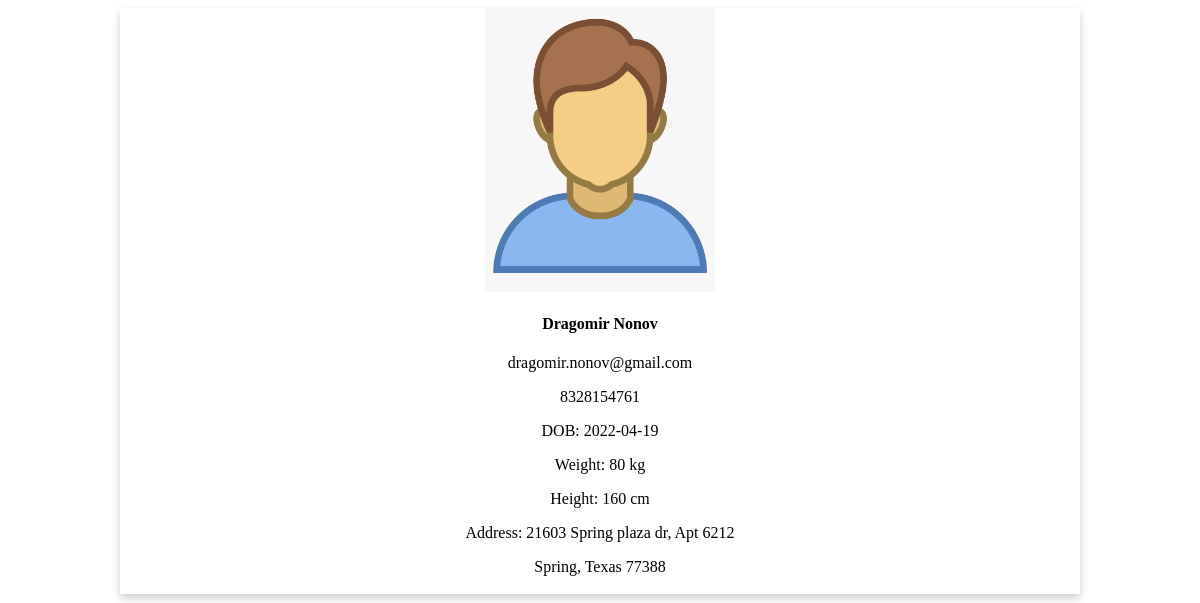
The page /index/pat_card.php (signed in) on the database its author committed.
### tables this page shows
CREATE TABLE `patient` (
  `Pat_ID` int NOT NULL AUTO_INCREMENT,
  `Pat_First` varchar(45) NOT NULL,
  `Pat_M_init` varchar(45) DEFAULT NULL,
  `Pat_Last` varchar(45) NOT NULL,
  `Pat_Email` varchar(45) NOT NULL,
  `Pat_Phone` varchar(45) DEFAULT NULL,
  `Pat_Gender` varchar(45) NOT NULL,
  `Pat_Race` int NOT NULL,
  `Pat_DOB` date NOT NULL,
  `Pat_Height` float NOT NULL COMMENT 'In Inches',
  `Pat_Weight` float NOT NULL COMMENT 'In Pounds',
  `Pat_Street_Addr` varchar(45) NOT NULL,
  `Pat_City_Addr` varchar(45) NOT NULL,
  `Pat_State_Addr` varchar(45) NOT NULL,
  `Pat_Zip_Addr` int NOT NULL,
  `Pat_Allergy` int NOT NULL,
  `Pat_Password` varchar(45) DEFAULT NULL,
  PRIMARY KEY (`Pat_ID`),
  UNIQUE KEY `Pat_ID_UNIQUE` (`Pat_ID`)
);

### index/pat_card.php (the view, shortened to what this page needs)
<?php
    $dbhost = getenv("DBHOST");
    $dbuser = getenv("DBUSER");
    $dbpass = getenv("DBPASS");
    $dbname = getenv("DBNAME");
    $link = mysqli_connect($dbhost, $dbuser, $dbpass) or die("Unable to Connect to '$dbhost'");
    mysqli_select_db($link, $dbname) or die("Could not open the db '$dbname'");
    $sql = "SELECT * FROM patient WHERE Pat_ID = '".$_SESSION['id']."' LIMIT 1";
    $result = $link->query($sql);
    if($result){  ?>
<!DOCTYPE html>
<html>
<head>
    <link rel="stylesheet" href="styles/card.css">
</head>
<body>
<div class="card">
    <img src="images/patient.png" alt="Avatar" style="width:50%">
    <div class="container">
        <h4><b><?php foreach($result as $row){ echo $row["Pat_First"]. " " .$row["Pat_Last"];?></b></h4>
        <p><?php echo $row["Pat_Email"];?></p>
        <p><?php echo $row["Pat_Phone"];?></p>
        <p>DOB: <?php echo $row["Pat_DOB"];?></p>
        <p>Weight: <?php echo $row["Pat_Weight"];?> kg</p>
        <p>Height: <?php echo $row["Pat_Height"];?> cm</p>
        <p>Address: <?php echo $row["Pat_Street_Addr"];?></p>
        <p><?php echo $row["Pat_City_Addr"]. ", " .$row["Pat_State_Addr"]. " " .$row["Pat_Zip_Addr"]; }?></p>
        <?php } else {
            echo "Internal Error: Patient not found";
        } ?>
    </div>
</div>
</body>

### index/styles/card.css (style rules this page uses)
.card { box-shadow: 0 4px 8px 0 rgba(0,0,0,0.2); background-color: var(--lighter); transition: 0.3s; vertical-align: middle; position: flex; max-width: 60em; margin: 0em auto; justify-content: center; }
.container { position: flex; padding: 2px 16px; margin: 0em auto; text-align: center; }
.card img { max-width: 230px; display: block; margin: 0em auto; }

### rows shown on the page
patient: Pat_First "Dragomir", Pat_Last "Nonov", Pat_Email "dragomir.nonov@gmail.com", Pat_Phone "8328154761", Pat_DOB "2022-04-19", Pat_Weight "80", Pat_Height "160", Pat_Street_Addr "21603 Spring plaza dr, Apt 6212", Pat_City_Addr "Spring", Pat_State_Addr "Texas", Pat_Zip_Addr "77388"
